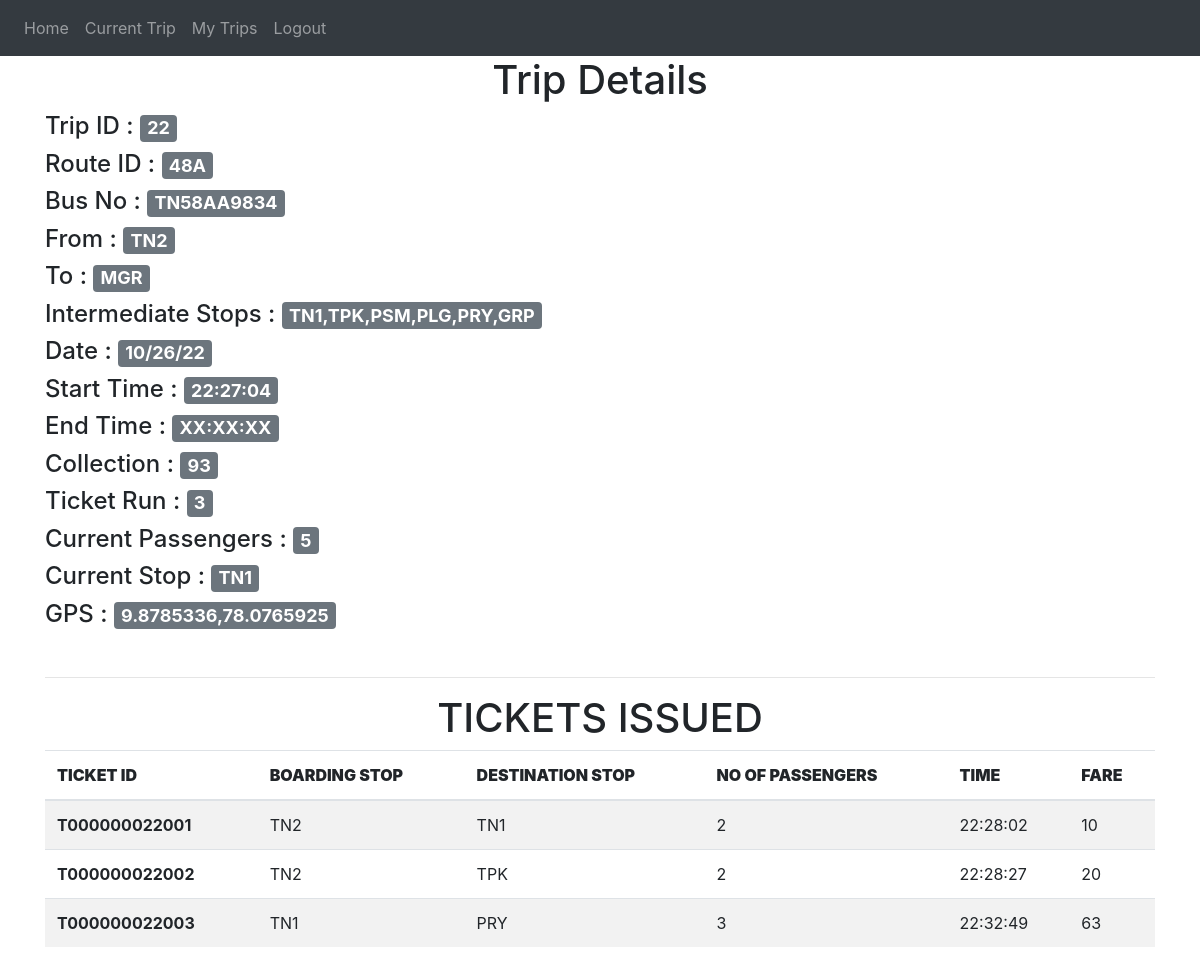
Page /conductor-view-details/22 (signed in) on the earlier database version.
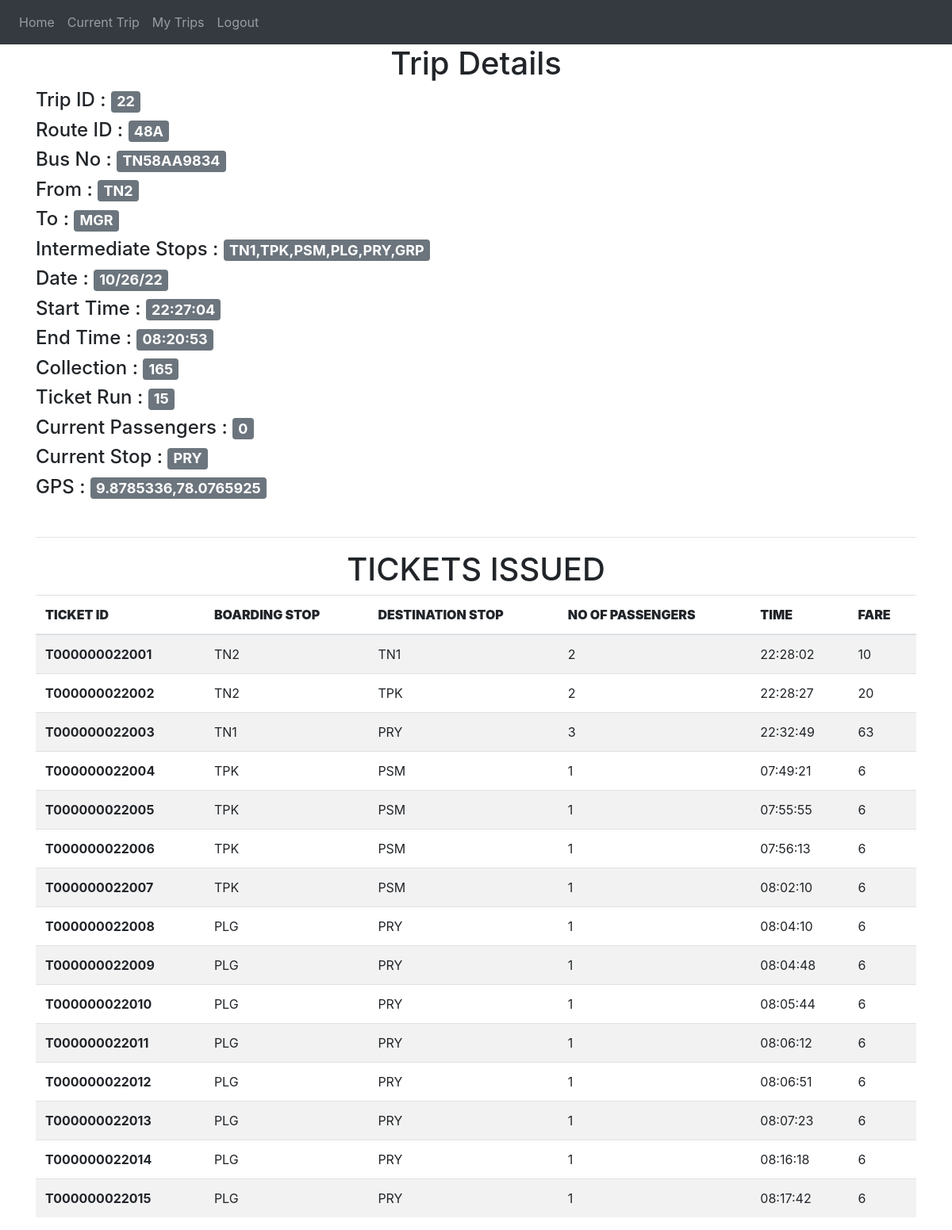
Same page on the later database version.
### website/models.py (models this page shows)
class Trip(db.Model,UserMixin):
    trip_id = db.Column(db.Integer , primary_key = True)
    route_id = db.Column(db.String(100))
    conductor_id = db.Column(db.Integer , db.ForeignKey('user.id'))
    date = db.Column(db.String(100))
    collection = db.Column(db.Integer)
    ticket_run = db.Column(db.Integer)
    start_time =db.Column(db.String(100))
    end_time = db.Column(db.String(100))
    status =db.Column(db.String(1))
    current_passengers= db.Column(db.Integer)
    current_stop = db.Column(db.String)
    bus_no = db.Column(db.String)
    gps = db.Column(db.String)
    gps_update_time = db.Column(db.String)
    tickets = db.relationship('Ticket')

class Route(db.Model):
    route_id = db.Column(db.Text , primary_key = True)
    start =db.Column(db.String(100))
    end =db.Column(db.String(100))
    stops = db.Column(db.String(100))

class Ticket(db.Model,UserMixin):
    ticket_id = db.Column(db.String(100), primary_key = True)
    trip_id = db.Column(db.Integer , db.ForeignKey('trip.trip_id'))
    passenger_account_number =  db.Column(db.String)
    route = db.Column(db.String(100))
    boarding_stop = db.Column(db.String(100))
    destination_stop = db.Column(db.String(100))
    date = db.Column(db.String(100))
    time = db.Column(db.String(100))
    no = db.Column(db.Integer)
    fare = db.Column(db.Integer)

### website/views.py (the view)
@views.route('/conductor-view-details/<trip_id>', methods=['GET', 'POST'])
@login_required
def conductor_view_details (trip_id):
    trip = Trip.query.filter_by(trip_id=trip_id).first()
    route = Route.query.filter_by(route_id = trip.route_id ).first()
    tickets = trip.tickets
    return render_template("conductor_view_details.html" , user = current_user, trip=trip, route=route , tickets = tickets)

### website/__init__.py (called while the page is built)
def create_app():
    app = Flask(__name__)
    app.config['SECRET_KEY'] = '#itsactuallyapassword'
    app.config['SQLALCHEMY_DATABASE_URI'] = f'sqlite:///{DB_NAME}'
    db.init_app(app)
    from .views import views
    from .auth import auth
    app.register_blueprint(views, url_prefix='/')
    app.register_blueprint(auth, url_prefix='/')
    from .models import User, Conductor_details
    create_database(app)
    login_manager = LoginManager()
    login_manager.login_view = 'auth.login'
    login_manager.init_app(app)
    @login_manager.user_loader
    def load_user(id):
        return User.query.get(int(id))
    return app

### website/templates/conductor_view_details.html (shortened to what this page needs)
{% extends "base.html" %}
{% block content %}
<div>
{%if trip and route%}
    <div>
        <h1 align = "center">
            Trip Details
        </h1>
    </div>
    <div>
        <h4>Trip ID            :    <span class="badge bg-secondary btn-primary">{{trip.trip_id}}</span></h4>
        <h4>Route ID           :    <span class="badge bg-secondary btn-primary">{{trip.route_id}}</span></h4>
        <h4>Bus No             :    <span class="badge bg-secondary btn-primary">{{trip.bus_no}}</span></h4>
        <h4>From               :    <span class="badge bg-secondary btn-primary">{{route.start}}</span></h4>
        <h4>To                 :    <span class="badge bg-secondary btn-primary">{{route.end}}</span></h4>
        <h4>Intermediate Stops :    <span class="badge bg-secondary btn-primary">{{route.stops}}</span></h4>
        <h4>Date               :    <span class="badge bg-secondary btn-primary">{{trip.date}}</span></h4>
        <h4>Start Time         :    <span class="badge bg-secondary btn-primary">{{trip.start_time}}</span></h4>
        <h4>End Time           :    <span class="badge bg-secondary btn-primary">{{trip.end_time}}</span></h4>
        <h4>Collection         :    <span class="badge bg-secondary btn-primary">{{trip.collection}}</span></h4>
        <h4>Ticket Run         :    <span class="badge bg-secondary btn-primary">{{trip.ticket_run}}</span></h4>
        <h4>Current Passengers :    <span class="badge bg-secondary btn-primary">{{trip.current_passengers}}</span></h4>
        <h4>Current Stop       :    <span class="badge bg-secondary btn-primary">{{trip.current_stop}}</span></h4>
        <h4>GPS                :    <span class="badge bg-secondary btn-primary">{{trip.gps}}</span></h4>
    </div>
{%endif%}
<br><hr>
    <div>
        <h1 align = "center">TICKETS ISSUED</h1>
      <table class="table table-striped">
        <thead>
          <tr>
            <th scope="col" ><b>TICKET ID</b></th>
            <th scope="col"><b>BOARDING STOP</b></th>
            <th scope="col"><b>DESTINATION STOP</b></th>
            <th scope="col"><b>NO OF PASSENGERS</b></th>
            <th scope="col"><b>TIME</b></th>
            <th scope="col"><b>FARE</b></th>
          </tr>
        </thead>
        <tbody>
          {%for t in tickets %}
          <tr>
            <th>{{t.ticket_id}}</th>
            <td>{{t.boarding_stop}}</td>
            <td>{{t.destination_stop}}</td>
            <td>{{t.no}}</td>
            <td>{{t.time}}</td>
            <td>{{t.fare}}</td>
          </tr>
          {%endfor%}
        </tbody>
      </table>
    </div>
</div>
{% endblock %}

### website/templates/base.html (shortened to what this page needs)
<!DOCTYPE html>
<html>
  <head>
    <link
      rel="stylesheet"
      href="https://stackpath.bootstrapcdn.com/bootstrap/4.4.1/css/bootstrap.min.css"
    />
    <link
      rel="stylesheet"
      href="https://stackpath.bootstrapcdn.com/font-awesome/4.7.0/css/font-awesome.min.css"
    />
  </head>
  <body>
{%if user.is_authenticated %}
  {%if user.type == "C"%}
    <nav class="navbar navbar-expand-lg navbar-dark bg-dark">
  <div class="collapse navbar-collapse" id="navbar">
    <div class="navbar-nav">
      <a class="nav-item nav-link" id="home" href="/conductor-home">Home</a>
      <a class="nav-item nav-link" id="home" href="/conductor-current-trip">Current Trip</a>
      <a class="nav-item nav-link" id="home" href="/conductor-my-trips">My Trips</a>
      <a class="nav-item nav-link" id="logout" href="/logout">Logout</a>
    </div>
  </div>
    </nav>
  {%endif%}
{%endif%}
    <div class="container">{% block content %} {% endblock %}</div>
  </body>
</html>

Differences in the rows shown:
changed Trip "TN58AA9834": end_time "XX:XX:XX" → "08:20:53"; collection "93" → "165"; ticket_run "3" → "15"; current_passengers "5" → "0"; current_stop "TN1" → "PRY"
added Ticket: ticket_id "T000000022004", boarding_stop "TPK", destination_stop "PSM", no "1", time "07:49:21", fare "6"
added Ticket: ticket_id "T000000022005", boarding_stop "TPK", destination_stop "PSM", no "1", time "07:55:55", fare "6"
added Ticket: ticket_id "T000000022006", boarding_stop "TPK", destination_stop "PSM", no "1", time "07:56:13", fare "6"
added Ticket: ticket_id "T000000022007", boarding_stop "TPK", destination_stop "PSM", no "1", time "08:02:10", fare "6"
added Ticket: ticket_id "T000000022008", boarding_stop "PLG", destination_stop "PRY", no "1", time "08:04:10", fare "6"
added Ticket: ticket_id "T000000022009", boarding_stop "PLG", destination_stop "PRY", no "1", time "08:04:48", fare "6"
added Ticket: ticket_id "T000000022010", boarding_stop "PLG", destination_stop "PRY", no "1", time "08:05:44", fare "6"
added Ticket: ticket_id "T000000022011", boarding_stop "PLG", destination_stop "PRY", no "1", time "08:06:12", fare "6"
added Ticket: ticket_id "T000000022012", boarding_stop "PLG", destination_stop "PRY", no "1", time "08:06:51", fare "6"
added Ticket: ticket_id "T000000022013", boarding_stop "PLG", destination_stop "PRY", no "1", time "08:07:23", fare "6"
added Ticket: ticket_id "T000000022014", boarding_stop "PLG", destination_stop "PRY", no "1", time "08:16:18", fare "6"
added Ticket: ticket_id "T000000022015", boarding_stop "PLG", destination_stop "PRY", no "1", time "08:17:42", fare "6"
